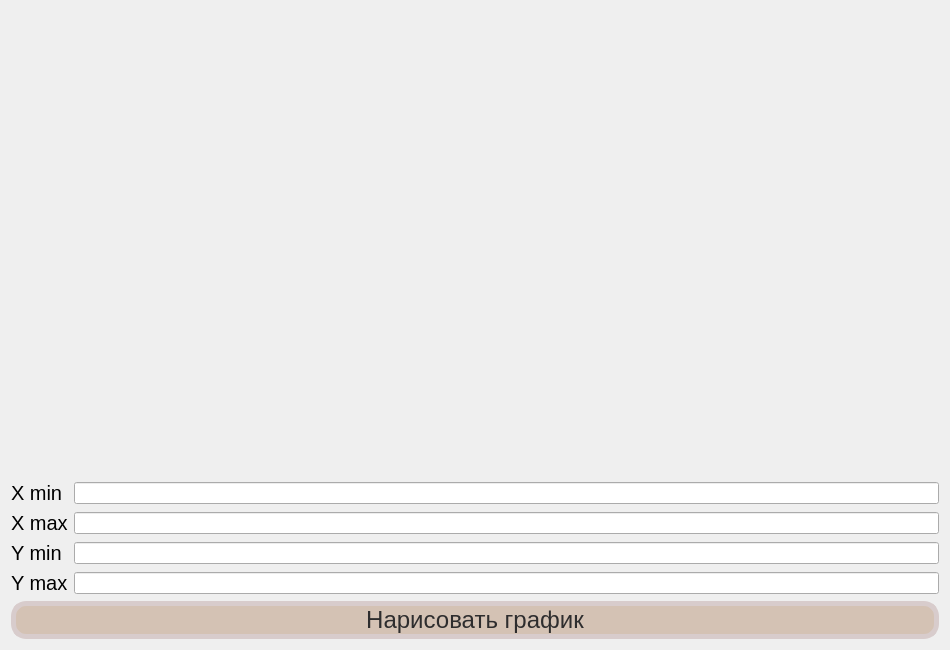
<?xml version="1.0" encoding="UTF-8"?>
<ui version="4.0">
 <class>DrawGraphics</class>
 <widget class="QDialog" name="DrawGraphics">
  <property name="geometry">
   <rect>
    <x>0</x>
    <y>0</y>
    <width>950</width>
    <height>650</height>
   </rect>
  </property>
  <property name="windowTitle">
   <string>Dialog</string>
  </property>
  <layout class="QGridLayout" name="gridLayout">
   <item row="0" column="0" colspan="2">
    <widget class="QCustomPlot" name="widget" native="true"/>
   </item>
   <item row="1" column="0">
    <widget class="QLabel" name="label">
     <property name="styleSheet">
      <string notr="true">QLabel{
font-size: 20px;
}</string>
     </property>
     <property name="text">
      <string>X min</string>
     </property>
    </widget>
   </item>
   <item row="1" column="1">
    <widget class="QLineEdit" name="x_min"/>
   </item>
   <item row="2" column="0">
    <widget class="QLabel" name="label_2">
     <property name="styleSheet">
      <string notr="true">QLabel{
font-size: 20px;
}</string>
     </property>
     <property name="text">
      <string>X max</string>
     </property>
    </widget>
   </item>
   <item row="2" column="1">
    <widget class="QLineEdit" name="x_max"/>
   </item>
   <item row="3" column="0">
    <widget class="QLabel" name="label_3">
     <property name="styleSheet">
      <string notr="true">QLabel{
font-size: 20px;
}</string>
     </property>
     <property name="text">
      <string>Y min</string>
     </property>
    </widget>
   </item>
   <item row="3" column="1">
    <widget class="QLineEdit" name="y_min"/>
   </item>
   <item row="4" column="0">
    <widget class="QLabel" name="label_4">
     <property name="styleSheet">
      <string notr="true">QLabel{
font-size: 20px;
}</string>
     </property>
     <property name="text">
      <string>Y max</string>
     </property>
    </widget>
   </item>
   <item row="4" column="1">
    <widget class="QLineEdit" name="y_max"/>
   </item>
   <item row="5" column="0" colspan="2">
    <widget class="QPushButton" name="draw">
     <property name="styleSheet">
      <string notr="true">QPushButton {
  font-size: 24px;
  text-align: center;
  color: #2e2d2e;
  background-color: #d4c2b4;
  border-radius: 15px;
  border: 5px solid #d8cccc;
}

QPushButton:pressed {
  background-color: #c4b6ab;
}</string>
     </property>
     <property name="text">
      <string>Нарисовать график</string>
     </property>
    </widget>
   </item>
  </layout>
 </widget>
 <customwidgets>
  <customwidget>
   <class>QCustomPlot</class>
   <extends>QWidget</extends>
   <header>qcustomplot.h</header>
   <container>1</container>
  </customwidget>
 </customwidgets>
 <resources/>
 <connections/>
</ui>
